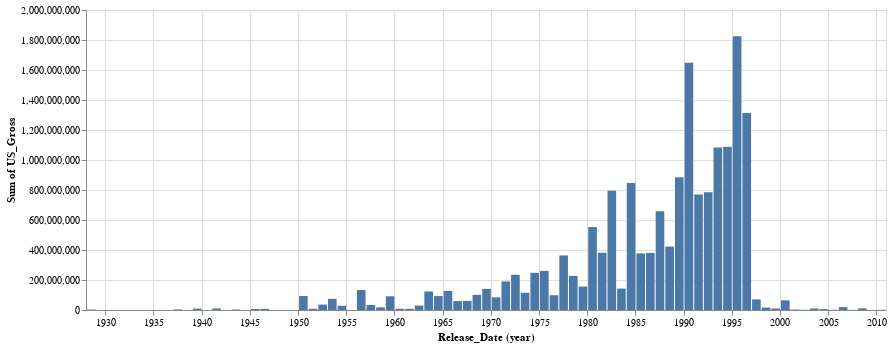

The notebook cell saved with this chart:
### Markdown cell above
Next, let's aggregate the `US_Gross` data using sum.

### Code cell
gross_sum = alt.Chart(movies_filtered).mark_bar().encode(
    x = alt.X('year(Release_Date)'),
    y = alt.Y('sum(US_Gross)'),
    tooltip=['sum(US_Gross)', 'year(Release_Date)'],
).properties(width=800)

gross_sum

### Figure 1 — Vega-Lite specification as saved in the notebook (floating-point values rounded to 4 significant figures; data arrays with more than 128 entries replaced by an {"elided": "..."} marker saying what was removed)
{"config": {"view": {"continuousWidth": 300, "continuousHeight": 300}}, "data": {"name": "data-0bdad61e92be6e7cce0493ae865fad98"}, "mark": {"type": "bar"}, "encoding": {"tooltip": [{"aggregate": "sum", "field": "US_Gross", "type": "quantitative"}, {"field": "Release_Date", "timeUnit": "year", "type": "temporal"}], "x": {"field": "Release_Date", "timeUnit": "year", "type": "temporal"}, "y": {"aggregate": "sum", "field": "US_Gross", "type": "quantitative"}}, "width": 800, "$schema": "https://vega.github.io/schema/vega-lite/v5.20.1.json", "datasets": {"data-0bdad61e92be6e7cce0493ae865fad98": {"elided": "483 records"}}}
